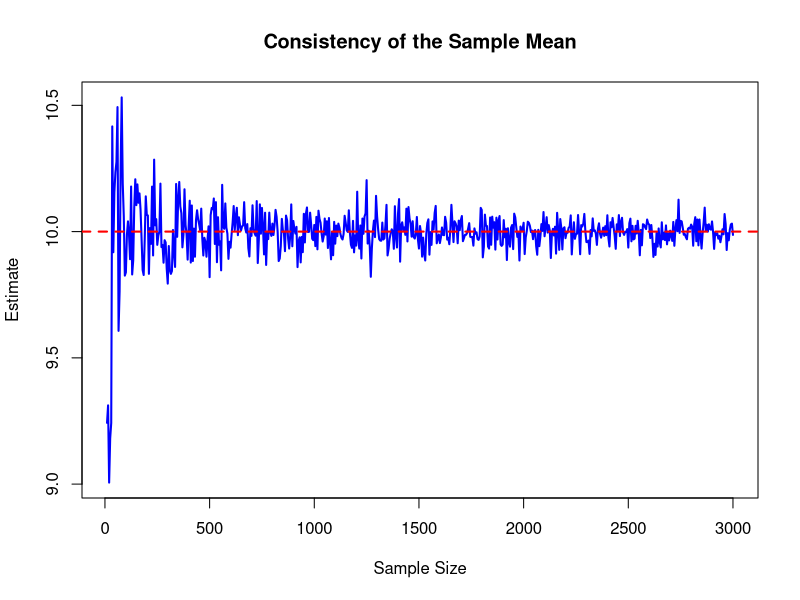

Here is the R script that generated this plot:
# Consistency of the sample mean
# PLSC 502, Week 11 notes (Part 14, slide "Consistency"; Part 4).
# Run: Rscript r/08_consistency.R   (plots are written to Rplots.pdf when run non-interactively)

true_mu <- 10; sample_sizes <- seq(10, 3000, by=5)    # >> sample sizes 10, 15, 20, ..., 3000 (599 of them)
estimates <- sapply(sample_sizes, function(n) mean(rnorm(n, mean=true_mu, sd=2)))
# >> for each sample size, draw a brand-new sample of that size and store its mean
plot(sample_sizes, estimates, type="l", col="blue", lwd=2,
     xlab="Sample Size", ylab="Estimate", main="Consistency of the Sample Mean")   # >> line plot of estimate against n
abline(h=true_mu, col="red", lwd=2, lty=2)        # >> dashed red line at the truth, 10
